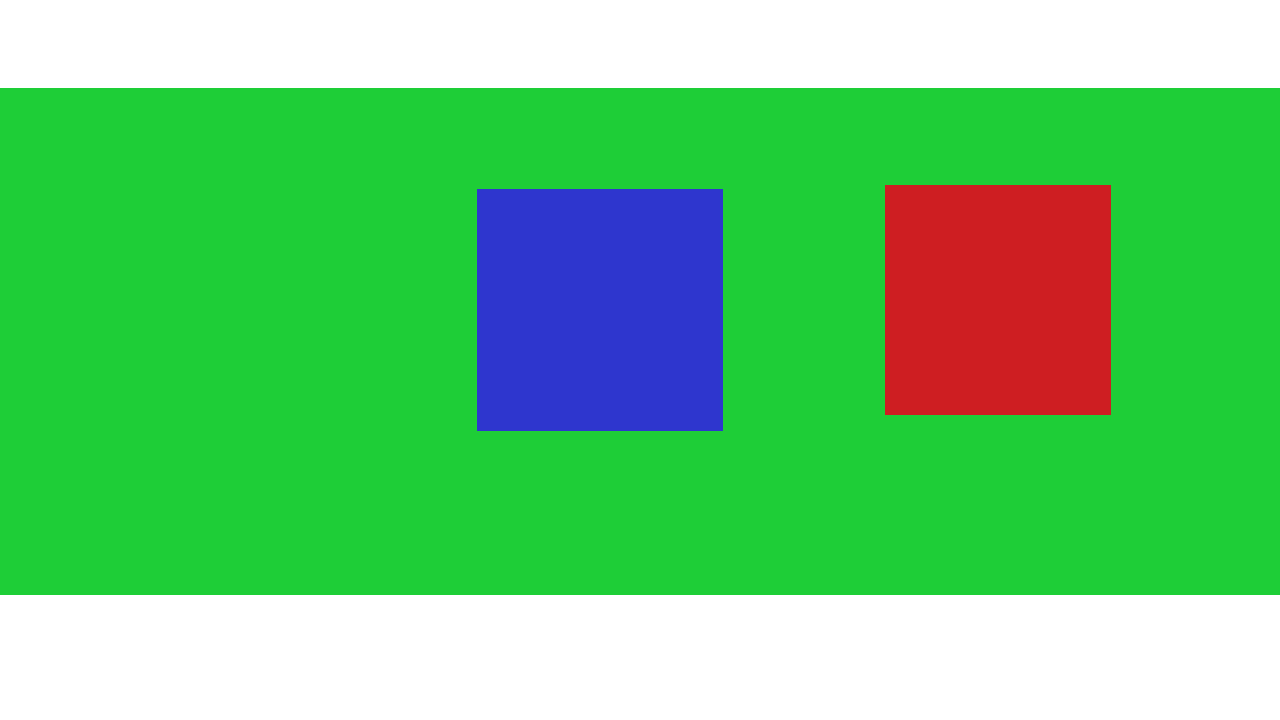
#> input picture rover.png, 1280 x 720 px
$ python main.py
#> lines starting #> are read from the running program, lines starting #| are printed output that depends on the picture; after the words box and inside, x2 and y2 are one past the last pixel; in counts of white or black regions, pixels touching at a corner belong together
import cv2
import numpy as np


image = cv2.imread('rover.png')
#> image is the input picture: shape (720, 1280, 3); mean B, G, R 122.7, 200.8, 107.5
hsv = cv2.cvtColor(image, cv2.COLOR_BGR2HSV)
#> hsv: shape (720, 1280, 3); mean H, S, V 55.1, 152.2, 220.5

lower = np.array([170,0,0])
upper = np.array([180,255,255])

detect = cv2.inRange(hsv, lower, upper)
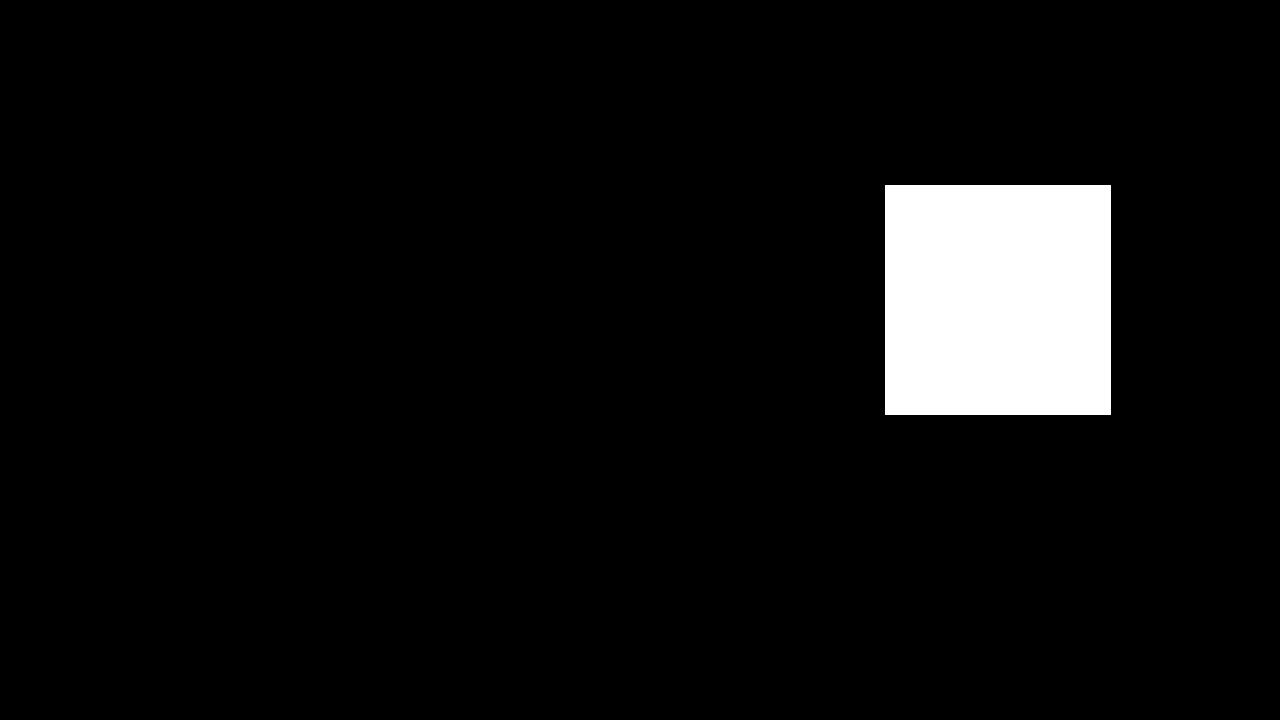
#> detect: shape (720, 1280); 5.6% white; 1 white region, box (x1, y1, x2, y2) and area: (885, 185, 1111, 415) 51980

contours,_ = cv2.findContours(detect, cv2.RETR_EXTERNAL, cv2.CHAIN_APPROX_SIMPLE)
#> contours = [[[885, 185], [885, 414], [1110, 414], [1110, 185]]]


for contour in contours:
    if cv2.contourArea(contour) > 500:
        x, y, w, h = cv2.boundingRect(contour)
        cv2.rectangle(image, (x, y), (x+w, y+h), (255, 255, 0), 2)

        print("X : ", x)
        print("Y : ", y)

        M = cv2.moments(contour)
        print(M)
        if(M['m00'] != 0):
            c_x = int(M['m10'] / M['m00'])
            c_y = int(M['m01'] / M['m00'])

            cv2.circle(image, (c_x, c_y), 2, (255, 255,0), -1)
#> this loop made 1 pass
#> (contour, x, y, w, h, c_x, c_y) on pass 1: ([[885, 185], [885, 414], [1110, 414], [1110, 185]], 885, 185, 226, 230, 997, 299)
#> (printed output is left out)
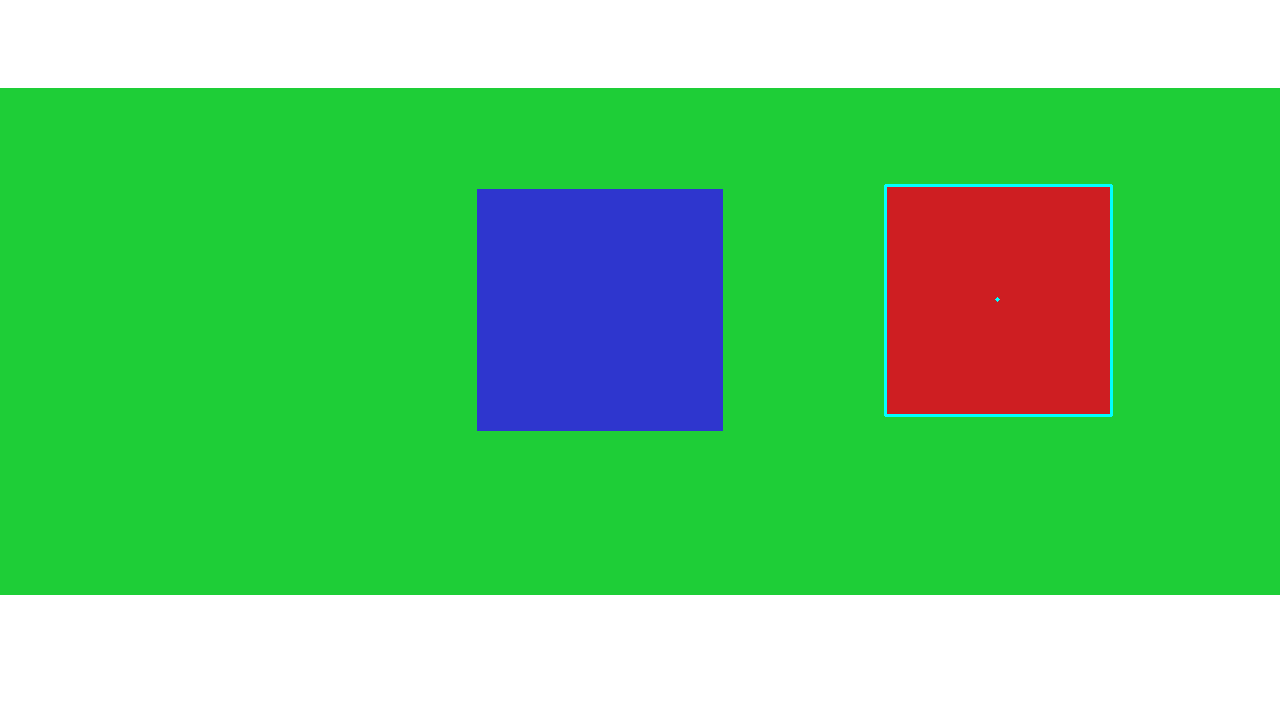
#> image: shape (720, 1280, 3); 0.3% of pixels changed, all inside (x1, y1, x2, y2) = (884, 184, 1113, 417)

cv2.imshow("image", image)
cv2.imshow("detect", detect)

cv2.waitKey(0)

cv2.destroyAllWindows()

$ run again, with 1.png copied over rover.png
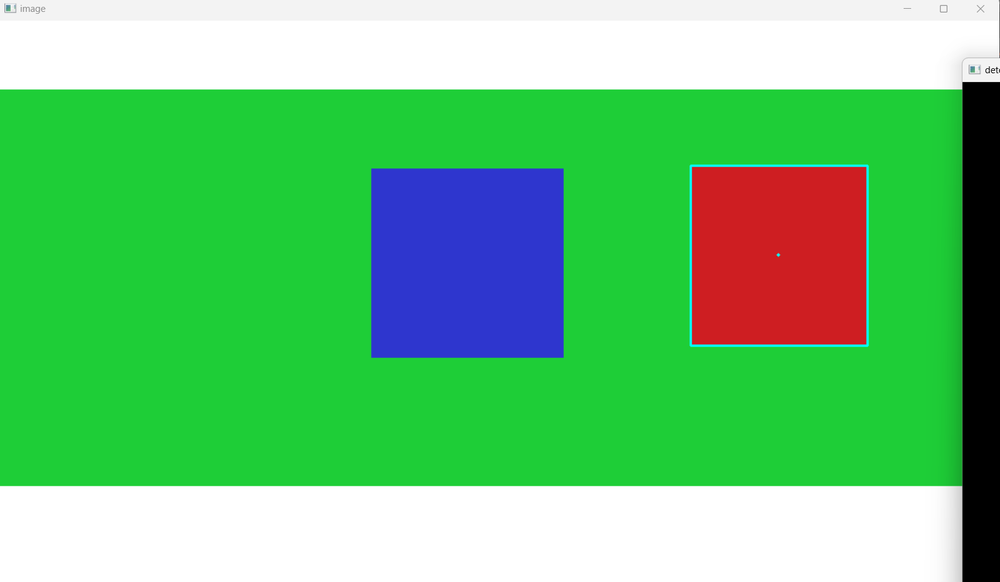
#> input picture 1.png, 1000 x 582 px, shrunk from 1598 x 930 before the run
#> image is the input picture: shape (582, 1000, 3); mean B, G, R 123.8, 195, 108.8
#> hsv: shape (582, 1000, 3); mean H, S, V 52.1, 141.9, 213.8
#> `detect = cv2.inRange(hsv, lower, upper)`:
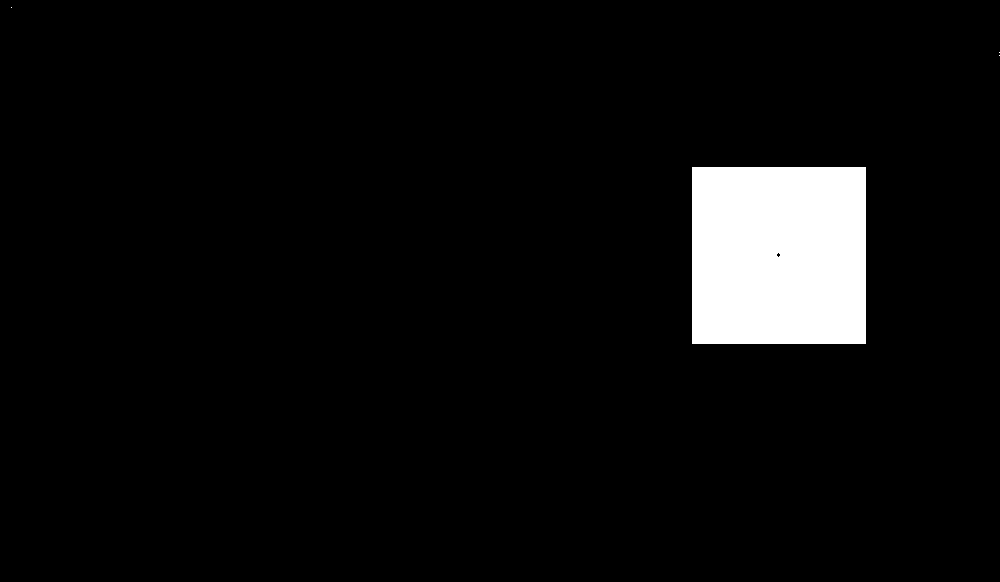
#> detect: shape (582, 1000); 5.3% white; 4 white regions (3 under 20 px)
#> contours = 4 contours, 3 with area under 20; largest, box (x1, y1, x2, y2) and area: (692, 167, 866, 344) 30448
#> the loop `for contour in contours:` made 4 passes
#> (contour, x, y, w, h, c_x, c_y) on pass 1: ([[692, 167], [692, 343], [865, 343], [865, 167]], 692, 167, 174, 177, 778, 255)
#> (printed output is left out)
#> after the loop `for contour in contours:`:
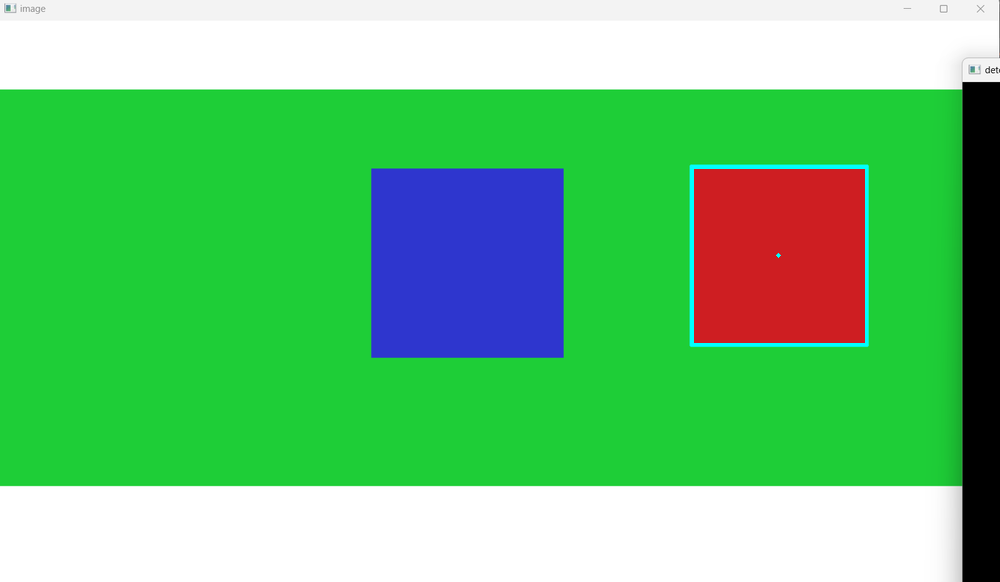
#> image: shape (582, 1000, 3); 0.3% of pixels changed, all inside (x1, y1, x2, y2) = (691, 166, 868, 345)
